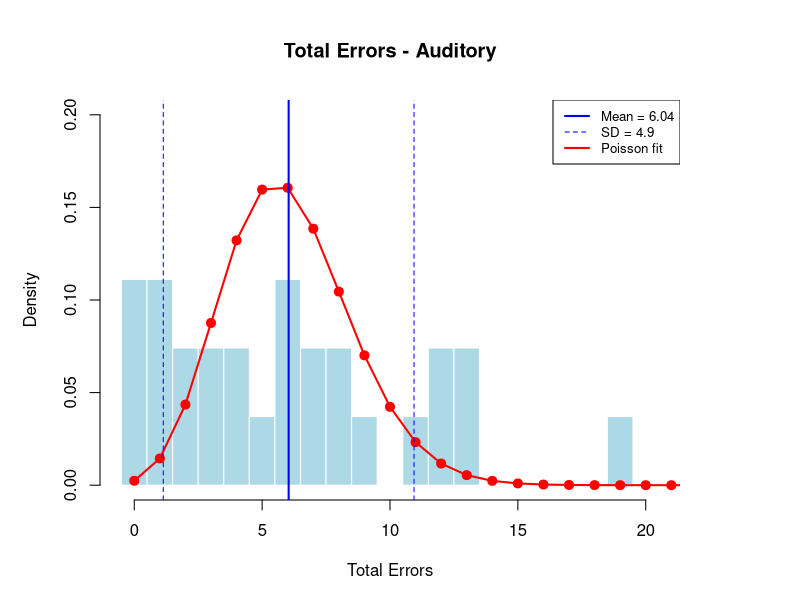
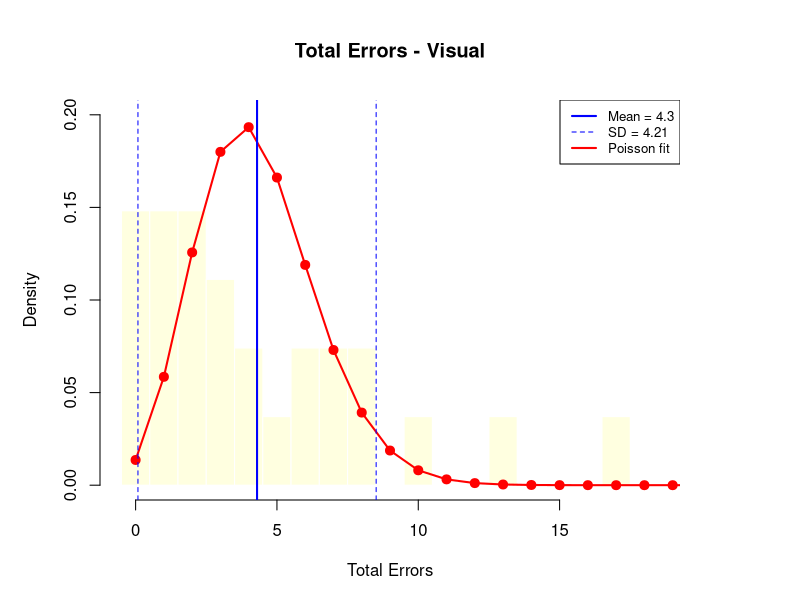
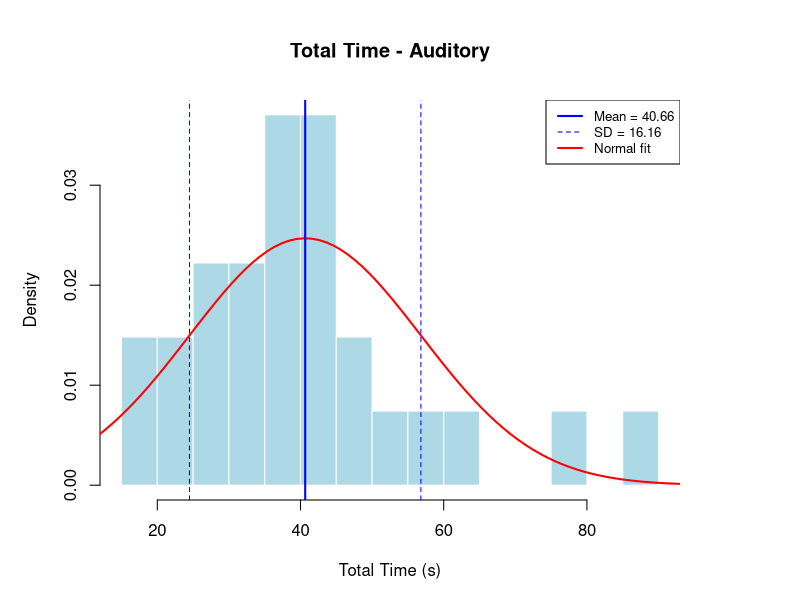
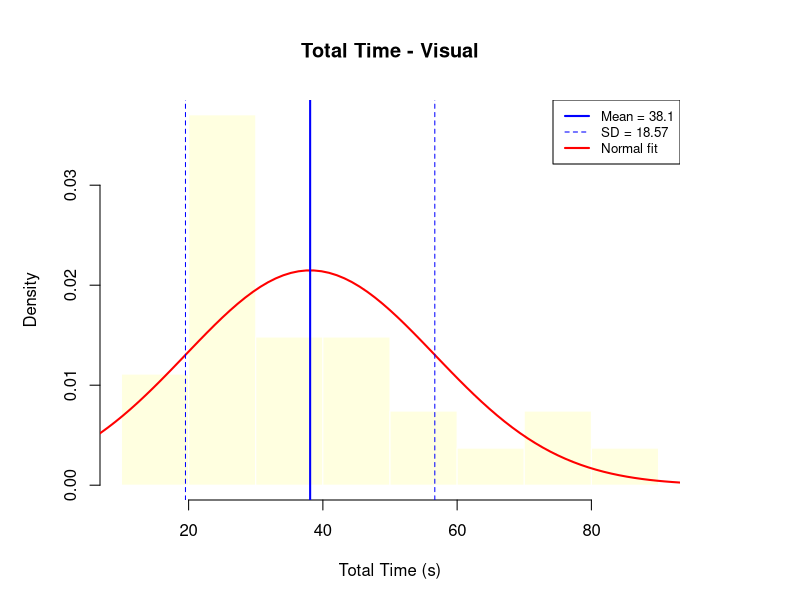
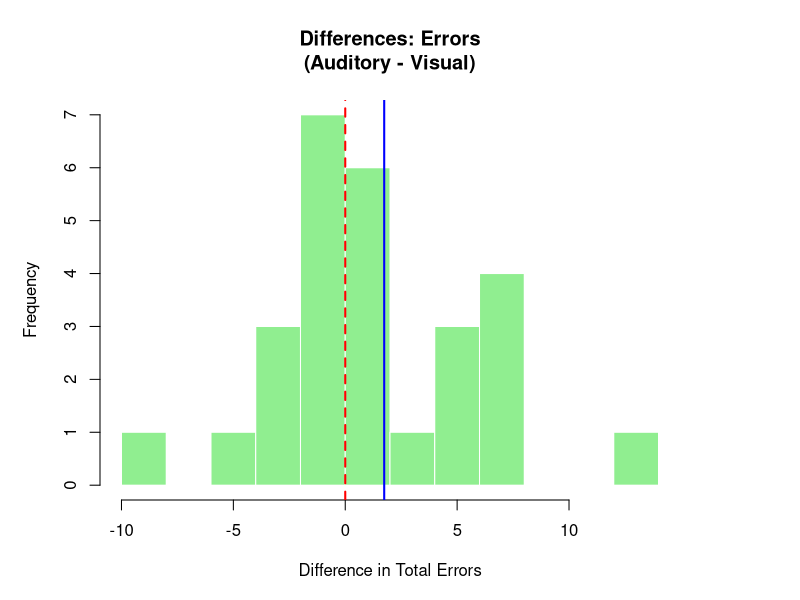
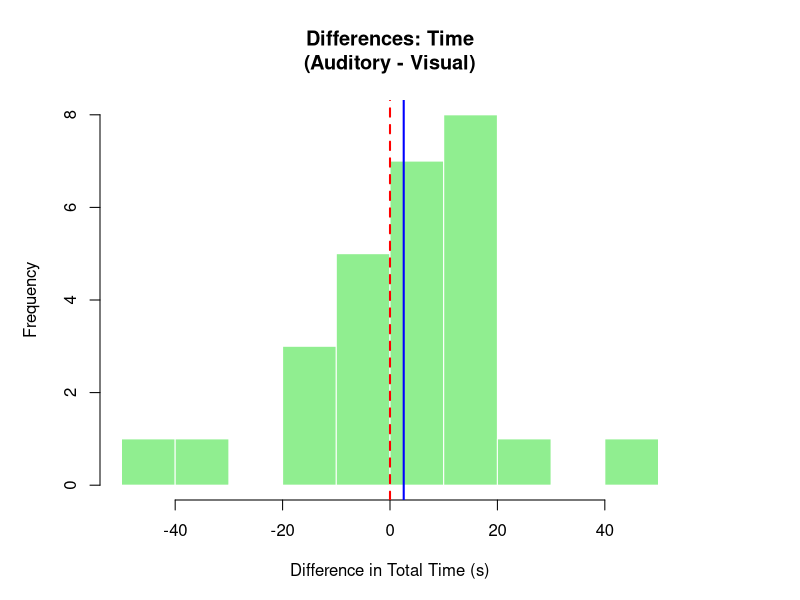
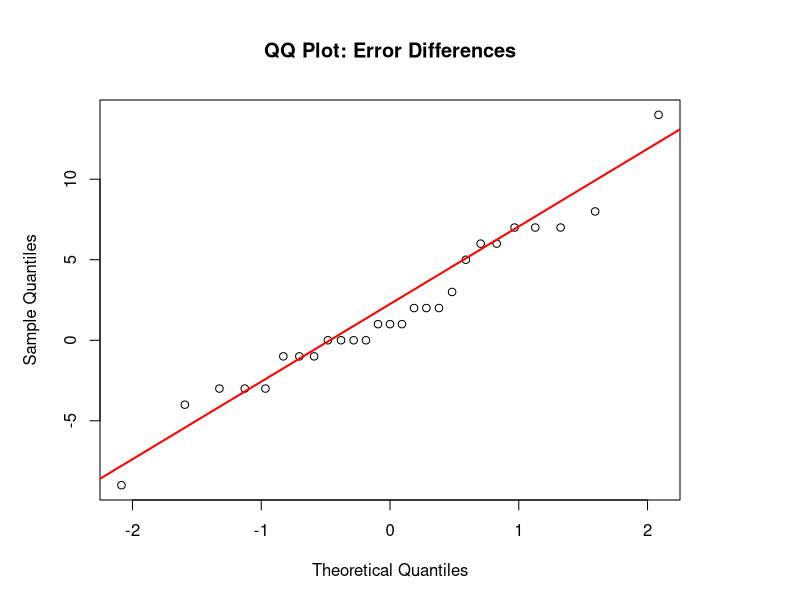
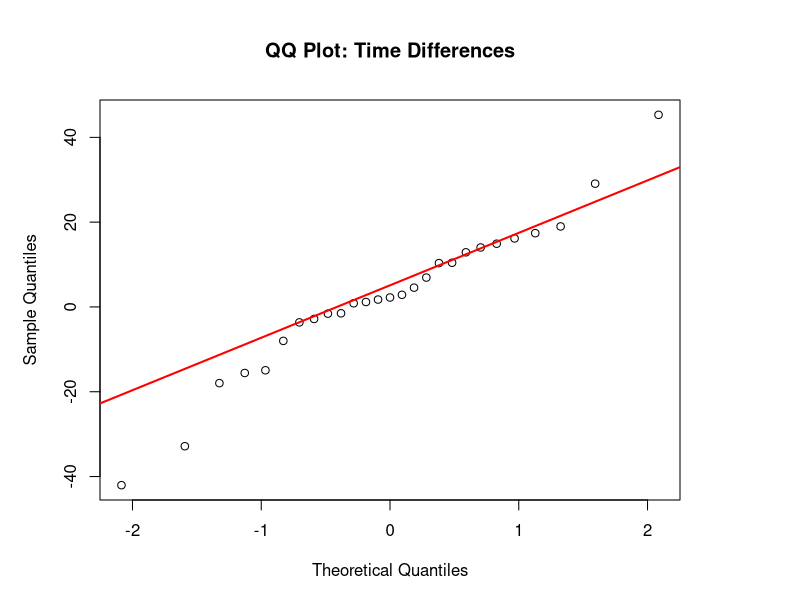

Here is the R script that generated these plots, in order:
# ============================================================
# Analysis: Visual vs Auditory Feedback on Performance
# DVs: Total Errors, Total Time to Complete
# IV: Feedback Type (Visual / Auditory)
# ============================================================

# --- 1. LOAD AND PREPARE DATA ---

data <- read.csv("stress_test_data.csv", header = TRUE)


colnames(data) <- c("name", "round_type", "round_number", 
                     "time_to_complete", "errors", "date")


head(data)
str(data)

# --- 2. AGGREGATE: Sum errors and time per participant per condition ---

library(dplyr)

totals <- data %>%
  group_by(name, round_type) %>%
  summarise(
    total_errors = sum(errors, na.rm = TRUE),
    total_time   = sum(time_to_complete, na.rm = TRUE),
    .groups = "drop"
  )

print(totals)

# Reshape to wide format so each row = one participant
# with columns for each condition
wide_errors <- totals %>%
  select(name, round_type, total_errors) %>%
  tidyr::pivot_wider(names_from = round_type, values_from = total_errors)

wide_time <- totals %>%
  select(name, round_type, total_time) %>%
  tidyr::pivot_wider(names_from = round_type, values_from = total_time)

# Compute differences (Auditory - Visual)
wide_errors$diff <- wide_errors$Auditory - wide_errors$Visual
wide_time$diff   <- wide_time$Auditory - wide_time$Visual

cat("\n--- Error Totals (wide) ---\n")
print(wide_errors)
cat("\n--- Time Totals (wide) ---\n")
print(wide_time)


# ============================================================
# --- 3. DESCRIPTIVE STATISTICS ---
# ============================================================

cat("\n========== DESCRIPTIVE STATISTICS ==========\n")

cat("\n--- Total Errors per Condition ---\n")
totals %>%
  group_by(round_type) %>%
  summarise(
    mean   = mean(total_errors),
    sd     = sd(total_errors),
    median = median(total_errors),
    min    = min(total_errors),
    max    = max(total_errors),
    n      = n()
  ) %>%
  print()

cat("\n--- Total Time per Condition ---\n")
totals %>%
  group_by(round_type) %>%
  summarise(
    mean   = mean(total_time),
    sd     = sd(total_time),
    median = median(total_time),
    min    = min(total_time),
    max    = max(total_time),
    n      = n()
  ) %>%
  print()


# ============================================================
# --- 4. DISTRIBUTION PLOTS WITH MEAN AND SD MARKED ---
# ============================================================

# --- 4a. Error Distribution by Condition (bar plot with Poisson overlay) ---
par(mar = c(5, 5, 5, 6))
par(mfrow = c(1, 1))  # 2x2 grid of plots

# Histogram of errors per condition
for (cond in c("Auditory", "Visual")) {
  err_vals <- totals$total_errors[totals$round_type == cond]
  m <- mean(err_vals)
  s <- sd(err_vals)
  
  hist(err_vals,
       breaks = seq(-0.5, max(err_vals) + 1.5, by = 1),
       freq = FALSE,
       ylim = c(0, 0.20),
       main = paste("Total Errors -", cond),
       xlab = "Total Errors",
       ylab = "Density",
       col = ifelse(cond == "Auditory", "lightblue", "lightyellow"),
       border = "white")
  
  # Overlay Poisson PMF
  x_range <- 0:max(err_vals + 3)
  poisson_probs <- dpois(x_range, lambda = m)
  points(x_range, poisson_probs, col = "red", pch = 19, cex = 1.2)
  lines(x_range, poisson_probs, col = "red", lwd = 2)
  
  # Mark mean and +/- 1 SD
  abline(v = m, col = "blue", lwd = 2, lty = 1)
  abline(v = m - s, col = "blue", lwd = 1, lty = 2)
  abline(v = m + s, col = "blue", lwd = 1, lty = 2)
  
  legend("topright", 
         legend = c(paste("Mean =", round(m, 2)),
                    paste("SD =", round(s, 2)),
                    "Poisson fit"),
         col = c("blue", "blue", "red"),
         lty = c(1, 2, 1),
         lwd = c(2, 1, 2),
         cex = 0.8)
}

# --- 4b. Time Distribution by Condition ---

for (cond in c("Auditory", "Visual")) {
  time_vals <- totals$total_time[totals$round_type == cond]
  m <- mean(time_vals)
  s <- sd(time_vals)
  
  hist(time_vals,
       breaks = 10,
       freq = FALSE,
       main = paste("Total Time -", cond),
       xlab = "Total Time (s)",
       ylab = "Density",
       col = ifelse(cond == "Auditory", "lightblue", "lightyellow"),
       border = "white")
  
  # Overlay normal curve
  x_seq <- seq(min(time_vals) - s, max(time_vals) + s, length.out = 100)
  lines(x_seq, dnorm(x_seq, mean = m, sd = s), col = "red", lwd = 2)
  
  # Mark mean and +/- 1 SD
  abline(v = m, col = "blue", lwd = 2, lty = 1)
  abline(v = m - s, col = "blue", lwd = 1, lty = 2)
  abline(v = m + s, col = "blue", lwd = 1, lty = 2)
  
  legend("topright",
         legend = c(paste("Mean =", round(m, 2)),
                    paste("SD =", round(s, 2)),
                    "Normal fit"),
         col = c("blue", "blue", "red"),
         lty = c(1, 2, 1),
         lwd = c(2, 1, 2),
         cex = 0.8)
}


# ============================================================
# --- 5. NORMALITY CHECK ON DIFFERENCES ---
# ============================================================

cat("\n========== NORMALITY CHECKS ==========\n")

# Shapiro-Wilk test on the difference scores
# p > 0.05 means we CANNOT reject normality (which is what we want)

cat("\n--- Shapiro-Wilk: Error Differences ---\n")
shapiro_err <- shapiro.test(wide_errors$diff)
print(shapiro_err)

cat("\n--- Shapiro-Wilk: Time Differences ---\n")
shapiro_time <- shapiro.test(wide_time$diff)
print(shapiro_time)

# Histograms of differences

par(mfrow = c(1, 1))

hist(wide_errors$diff,
     breaks = 10,
     main = "Differences: Errors\n(Auditory - Visual)",
     xlab = "Difference in Total Errors",
     col = "lightgreen",
     border = "white")
abline(v = 0, col = "red", lwd = 2, lty = 2)
abline(v = mean(wide_errors$diff), col = "blue", lwd = 2)

hist(wide_time$diff,
     breaks = 10,
     main = "Differences: Time\n(Auditory - Visual)",
     xlab = "Difference in Total Time (s)",
     col = "lightgreen",
     border = "white")
abline(v = 0, col = "red", lwd = 2, lty = 2)
abline(v = mean(wide_time$diff), col = "blue", lwd = 2)

# QQ PLOT OF DIFFERENCES 
qqnorm(wide_errors$diff, main = "QQ Plot: Error Differences")
qqline(wide_errors$diff, col = "red", lwd = 2)

qqnorm(wide_time$diff, main = "QQ Plot: Time Differences")
qqline(wide_time$diff, col = "red", lwd = 2)
# ============================================================
# --- 6. PAIRED T-TESTS ---
# ============================================================

# Hypotheses (two-tailed):
#   H0: mean difference = 0 (no effect of feedback type)
#   H1: mean difference ≠ 0 (feedback type affects performance)

cat("\n========== PAIRED T-TESTS ==========\n")

cat("\n--- Errors: Paired t-test ---\n")
t_err <- t.test(wide_errors$Auditory, wide_errors$Visual, 
                paired = TRUE, 
                alternative = "two.sided")
print(t_err)

cat("\n--- Time: Paired t-test ---\n")
t_time <- t.test(wide_time$Auditory, wide_time$Visual, 
                 paired = TRUE, 
                 alternative = "two.sided")
print(t_time)


# ============================================================
# --- 7. EFFECT SIZE: COHEN'S D (PAIRED) ---
# ============================================================

# Cohen's d for paired data = mean(differences) / sd(differences)
# Interpretation:
#   |d| < 0.2  = negligible
#   |d| ~ 0.2  = small
#   |d| ~ 0.5  = medium
#   |d| ~ 0.8+ = large

cat("\n========== EFFECT SIZES ==========\n")

cohens_d_errors <- mean(wide_errors$diff) / sd(wide_errors$diff)
cat("Cohen's d (Errors):", round(cohens_d_errors, 3), "\n")

cohens_d_time <- mean(wide_time$diff) / sd(wide_time$diff)
cat("Cohen's d (Time):", round(cohens_d_time, 3), "\n")


# ============================================================
# --- 8. SUMMARY TABLE ---
# ============================================================

cat("\n========== RESULTS SUMMARY ==========\n")

summary_table <- data.frame(
  DV = c("Total Errors", "Total Time"),
  Mean_Auditory = c(mean(wide_errors$Auditory), mean(wide_time$Auditory)),
  SD_Auditory   = c(sd(wide_errors$Auditory), sd(wide_time$Auditory)),
  Mean_Visual   = c(mean(wide_errors$Visual), mean(wide_time$Visual)),
  SD_Visual     = c(sd(wide_errors$Visual), sd(wide_time$Visual)),
  Mean_Diff     = c(mean(wide_errors$diff), mean(wide_time$diff)),
  t_stat        = c(t_err$statistic, t_time$statistic),
  df            = c(t_err$parameter, t_time$parameter),
  p_value       = c(t_err$p.value, t_time$p.value),
  Cohens_d      = c(cohens_d_errors, cohens_d_time),
  Shapiro_p     = c(shapiro_err$p.value, shapiro_time$p.value)
)

print(summary_table, digits = 4)

cat("\nNote: Shapiro p > 0.05 indicates normality assumption is met.\n")
cat("Note: p_value < 0.05 would indicate a significant difference.\n")


# ---------------------
# Correlation on the Speed vs Accuracy trade-off
#------------

# Speed-Accuracy Trade-off: Correlation
cor_test <- cor.test(totals$total_time, totals$total_errors, method = "pearson")
print(cor_test)

# Scatterplot
plot(totals$total_time, totals$total_errors,
     main = "Speed-Accuracy Trade-off",
     xlab = "Total Time (s)",
     ylab = "Total Errors",
     pch = 19,
     col = ifelse(totals$round_type == "Auditory", "blue", "orange"))
abline(lm(total_errors ~ total_time, data = totals), col = "red", lwd = 2)
legend("topright", legend = c("Auditory", "Visual"), col = c("blue", "orange"), pch = 19)
